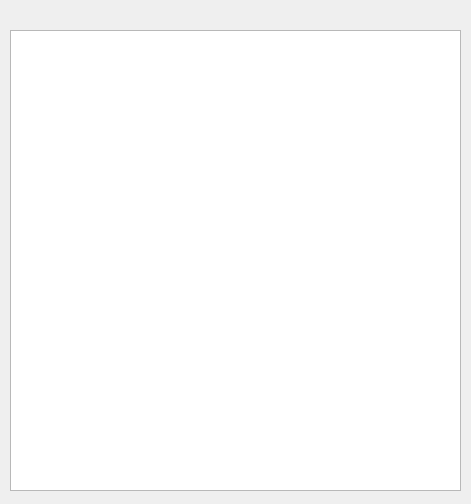
<?xml version="1.0" encoding="UTF-8"?>
<ui version="4.0">
 <class>guestSession</class>
 <widget class="QDialog" name="guestSession">
  <property name="geometry">
   <rect>
    <x>0</x>
    <y>0</y>
    <width>471</width>
    <height>504</height>
   </rect>
  </property>
  <property name="windowTitle">
   <string>Dialog</string>
  </property>
  <widget class="QTextBrowser" name="postBrowser">
   <property name="geometry">
    <rect>
     <x>10</x>
     <y>30</y>
     <width>451</width>
     <height>461</height>
    </rect>
   </property>
   <property name="tabStopWidth">
    <number>20</number>
   </property>
  </widget>
 </widget>
 <resources/>
 <connections/>
</ui>
